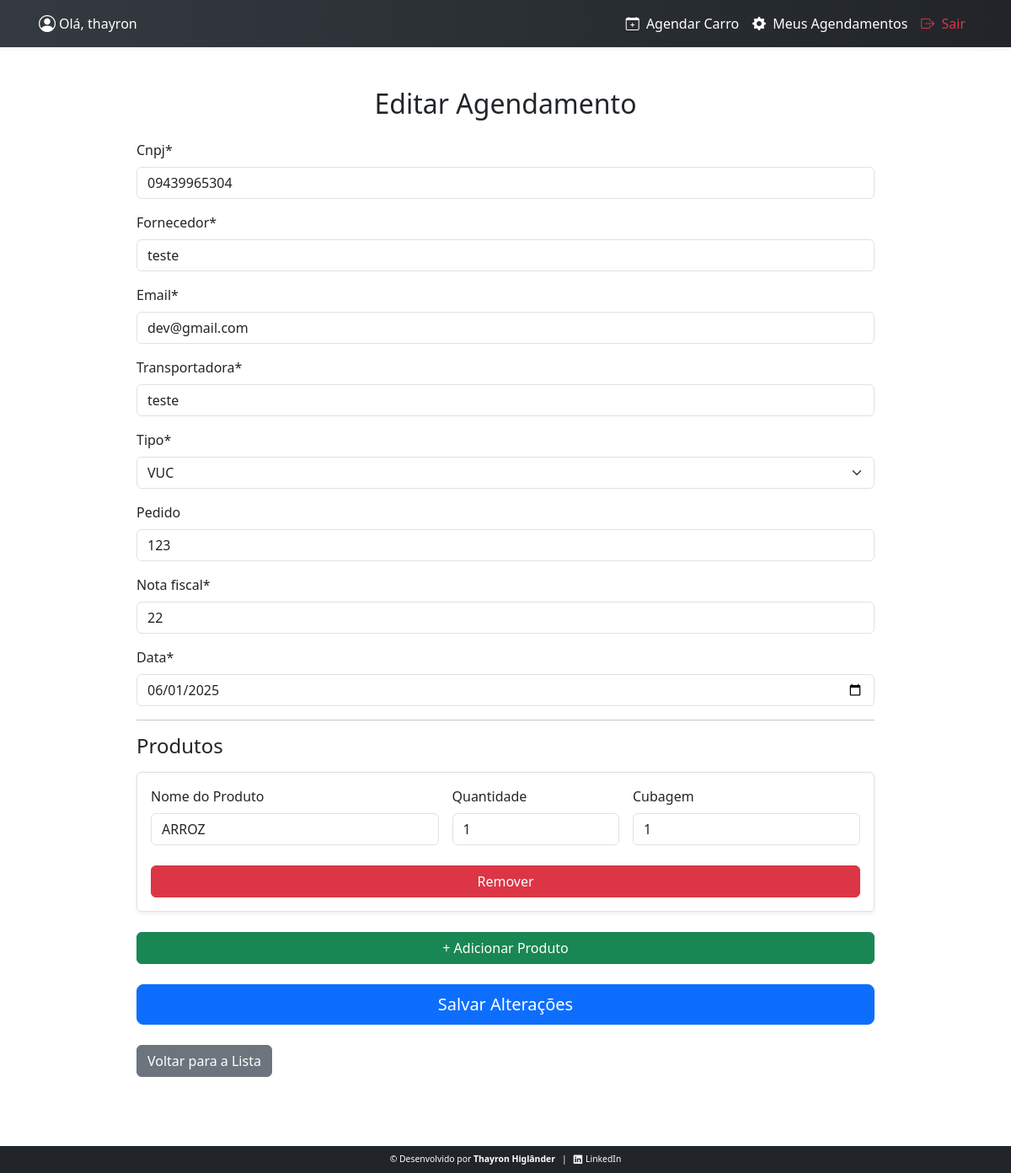
Screenshot of /agendamentos/editar/22/ (signed in) with the database file from the repository.
### usuarios/models.py (models this page shows)
class CustomUser(AbstractUser):
    is_gerente = models.BooleanField(default=False)

### agendamentos/models.py (models this page shows, shortened)
class Agendamento(models.Model):
    usuario = models.ForeignKey(settings.AUTH_USER_MODEL, on_delete=models.CASCADE)
    data_hora = models.DateTimeField()
    cnpj = models.CharField(max_length=18)
    fornecedor = models.CharField(max_length=100)
    email = models.EmailField(max_length=500)
    transportadora = models.CharField(max_length=100)
    nota_fiscal = models.CharField(max_length=100)
    pedido = models.CharField(max_length=100,null=True,blank=True)
    sem_limite_doca = models.BooleanField(default=False, verbose_name="Exceção ao limite de doca")
    GALPAO_CHOICES = [
        ('galpao1', 'galpão1'),
        ('galpao2', 'galpão2'),
        ('galpao3', 'galpão3'),
        ('galpao4', 'galpão4'),
    ]
    galpao = models.CharField("Galpão", max_length=20,choices=GALPAO_CHOICES,null=True,blank=True)
    TIPO_CARRO_CHOICES = [
        ('vuc', 'VUC'),
        ('toco', 'Toco'),
        ('truck', 'Truck'),
        ('carreta', 'Carreta'),
    ]
    tipo_carro = models.CharField("Tipo", max_length=20,choices=TIPO_CARRO_CHOICES,)
    STATUS_CHOICES = [
        ('pendente', 'Pendente'),
        ('confirmado', 'Confirmado'),
        ('cancelado', 'Cancelado'),
        ('finalizado', 'Finalizado'),
        ('atrasado', 'Atrasado'),
    ]
    status = models.CharField(max_length=20, choices=STATUS_CHOICES, default='pendente')
    criado_em = models.DateTimeField(auto_now_add=True)

class AgendamentoProduto(models.Model):
    agendamento = models.ForeignKey(
        'Agendamento',
        on_delete=models.CASCADE,
        related_name='itens'
    )
    mercadoria = models.CharField("Produto", max_length=100)
    quantidade = models.FloatField("Quantidade")
    cubagem = models.FloatField("Cubagem")

### agendamentos/views.py (the view)
# urls.py: path('agendamentos/editar/<int:id>/', views.agendamento_editar, name='agendamento_editar'),
@login_required
def agendamento_editar(request, id):
    agendamento = get_object_or_404(Agendamento, id=id)
    mensagem_erro = None
    sugestoes = None
    if request.method == 'POST':
        form = AgendamentoForm(request.POST, instance=agendamento)
        if form.is_valid():
            galpao = form.cleaned_data['galpao']
            data_hora = form.cleaned_data['data_hora']
            sem_limite_doca = form.cleaned_data.get('sem_limite_doca', False)
            disponivel, resultado = verificar_disponibilidade(
                galpao,
                data_hora.date(),
                agendamento_id=agendamento.id,
                sem_limite_doca=sem_limite_doca
            )
            if not disponivel:
                mensagem_erro = resultado['mensagem']
                sugestoes = {
                    'anterior': resultado['anterior'],
                    'posterior': resultado['posterior'],
                }
            else:
                agendamento = form.save()
                produtos = []
                i = 0
                while True:
                    nome = request.POST.get(f'produtos[{i}][nome]')
                    quantidade = request.POST.get(f'produtos[{i}][quantidade]')
                    cubagem = request.POST.get(f'produtos[{i}][cubagem]')
                    if not nome:
                        break
                    try:
                        quantidade = float(quantidade)
                        cubagem = float(cubagem)
                    except ValueError:
                        quantidade = 0.0
                        cubagem = 0.0
                    produtos.append((nome, quantidade, cubagem))
                    i += 1
                agendamento.itens.all().delete()
                for nome, quantidade, cubagem in produtos:
                    AgendamentoProduto.objects.create(
                        agendamento=agendamento,
                        mercadoria=nome,
                        quantidade=quantidade,
                        cubagem=cubagem
                    )
                if request.user.is_gerente:
                    return redirect('painel_gerente')
                else:
                    return redirect('painel_user')
    else:
        form = AgendamentoForm(instance=agendamento)
    return render(
        request,
        'agendamento/agendamento_editar.html',
        {
            'form': form,
            'agendamento': agendamento,
            'mensagem_erro': mensagem_erro,
            'sugestoes': sugestoes
        }
    )

### templates/agendamento/agendamento_editar.html (shortened to what this page needs)
{% extends 'base.html' %}
{% load crispy_forms_tags %}
{% block content %}
<div class="container mt-5 form-container">
    <h2 class="text-center mb-4">Editar Agendamento</h2>
    <form method="POST">
        {{ form.cnpj|as_crispy_field }}
        {{ form.fornecedor|as_crispy_field }}
        {{ form.email|as_crispy_field }}
        {{ form.transportadora|as_crispy_field }}
        {{ form.tipo_carro|as_crispy_field }}
        {{ form.pedido|as_crispy_field }}
        {{ form.nota_fiscal|as_crispy_field }}
        {{ form.data_hora|as_crispy_field }}
        <hr>
        <h4 class="mb-3">Produtos</h4>
        <div id="produtos">
            {% for item in agendamento.itens.all %}
            <div class="produto p-3 mb-4 border rounded bg-white shadow-sm">
                <div class="row g-3">
                    <div class="col-md-5">
                        <label class="form-label">Nome do Produto</label>
                        <input type="text" name="produtos[{{ forloop.counter0 }}][nome]" class="form-control" value="{{ item.mercadoria }}" required>
                    </div>
                    <div class="col-md-3">
                        <label class="form-label">Quantidade</label>
                        <input type="number" name="produtos[{{ forloop.counter0 }}][quantidade]" class="form-control" value="{{ item.quantidade|floatformat:'-2' }}" step="any" min="0" required>
                    </div>
                    <div class="col-md-4">
                        <label class="form-label">Cubagem</label>
                        <input type="number" name="produtos[{{ forloop.counter0 }}][cubagem]" class="form-control" value="{{ item.cubagem|floatformat:'-2' }}" step="any" min="0" required>
                    </div>
                </div>
                <div class="row mt-3 g-2">
                    <div class="col-12 d-flex justify-content-start">
                        <button type="button" class="btn btn-danger w-100" onclick="removerProduto(this)">Remover</button>
                    </div>
                </div>
            </div>
            {% endfor %}
        </div>
        <div class="mb-4">
            <button type="button" class="btn btn-success w-100" onclick="adicionarProduto()">+ Adicionar Produto</button>
        </div>
        {% if user.is_gerente %}
        <div class="d-flex justify-content-between mb-4 gap-3 flex-wrap">
            <button class="btn btn-primary btn-lg flex-grow-1" type="submit">Salvar Alterações</button>
            <a href="{% url 'cancelar_agendamento' agendamento.id %}" class="btn btn-danger btn-lg flex-grow-1">Cancelar o agendamento</a>
        </div>
        {% else %}
        <div class="d-grid mb-4">
            <button class="btn btn-primary btn-lg" type="submit">Salvar Alterações</button>
        </div>
        {% endif %}
    </form>
    {% if user.is_gerente %}
        <a href="{% url 'painel_gerente' %}" class="btn btn-secondary">Voltar para a Lista</a>
    {% else %}
        <a href="{% url 'painel_user' %}" class="btn btn-secondary">Voltar para a Lista</a>
    {% endif %}
</div>
{% endblock %}

### templates/base.html (shortened to what this page needs)
{% load static %}
<!DOCTYPE html>
<html lang="pt-br">
<head>
    <link rel="stylesheet" href="{% static 'css/styles.css' %}" />
    <link
        rel="stylesheet"
        href="https://cdn.jsdelivr.net/npm/bootstrap@5.3.0/dist/css/bootstrap.min.css"
    />
    <link
        rel="stylesheet"
        href="https://cdn.jsdelivr.net/npm/bootstrap-icons@1.10.5/font/bootstrap-icons.css"
    />
</head>
<body>
<nav class="navbar navbar-expand-lg shadow-sm">
    <div class="container position-relative">
        {% if user.is_authenticated %}
            <div class="navbar-user-left d-none d-sm-flex align-items-center position-absolute start-0 ps-3" style="top: 50%; transform: translateY(-50%); z-index: 1000;">
                <i class="bi bi-person-circle fs-5 text-white me-1"></i>
                <span class="text-white">Olá, {{ request.user }}</span>
            </div>
        {% endif %}
        <div class="collapse navbar-collapse" id="navbarNav">
            <ul class="navbar-nav ms-auto align-items-center">
                {% if user.is_authenticated %}
                    <li class="nav-item">
                        <a class="nav-link" href="{% url 'agendamento_criar' %}">
                            <i class="bi bi-calendar-plus me-1"></i> Agendar Carro
                        </a>
                    </li>
                    {% if user.is_gerente %}
                        <li class="nav-item">
                            <a class="nav-link" href="{% url 'painel_dashboard' %}">
                                <i class="bi bi-speedometer2 me-1"></i> Dashboard
                            </a>
                        </li>
                        <li class="nav-item">
                            <a class="nav-link" href="{% url 'painel_gerente' %}">
                                <i class="bi bi-gear-fill me-1"></i> Painel do Gerente
                            </a>
                        </li>
                        <li class="nav-item">
                            <a class="nav-link" href="{% url 'listar_usuarios' %}">
                                <i class="bi bi-people-fill me-1"></i> Usuários
                            </a>
                        </li>
                    {% else %}
                    <li class="nav-item">
                        <a class="nav-link" href="{% url 'painel_user' %}">
                            <i class="bi bi-gear-fill me-1"></i> Meus Agendamentos
                        </a>
                    </li>
                    {% endif %}
                    <li class="nav-item">
                        <a class="nav-link text-danger" href="{% url 'logout' %}">
                            <i class="bi bi-box-arrow-right me-1"></i> Sair
                        </a>
                    </li>
                {% else %}
                    <li class="nav-item">
                        <a class="nav-link" href="{% url 'login' %}">
                            <i class="bi bi-box-arrow-in-right me-1"></i> Entrar
                        </a>
                    </li>
                {% endif %}
            </ul>
        </div>
    </div>
</nav>
<main class="container my-4">
    {% block content %}{% endblock %}
</main>
<footer class="fixed-bottom py-2 bg-dark text-white">
    <div class="container d-flex justify-content-center align-items-center gap-2 flex-wrap">
        <span>© Desenvolvido por <strong>Thayron Higlânder</strong></span>
        <span class="text-white">|</span>
        <a href="https://www.linkedin.com/in/thayron-higlander" target="_blank" class="text-white text-decoration-none d-flex align-items-center">
            <i class="bi bi-linkedin me-1"></i> LinkedIn
        </a>
    </div>
</footer>
</body>
</html>

### staticfiles/css/styles.css (style rules this page uses)
body { padding-bottom: 90px; background-color: #f8f9fa; }
.navbar { background: linear-gradient(to right, #343a40, #212529); min-height: 56px; position: relative; padding-top: 0.3rem; padding-bottom: 0.3rem; overflow: visible; }
.navbar-brand, .nav-link, .navbar-text { font-weight: 500; color: white !important; }
.navbar .container { display: flex; align-items: center; justify-content: space-between; padding-left: 1rem; padding-right: 1rem; position: relative; }
footer { background-color: #212529; font-size: 0.65rem; color: #f8f9fa; width: 100%; position: fixed; bottom: 0; left: 0; padding: 0.3rem 0.8rem; white-space: nowrap; overflow-x: auto; }
footer a { color: #f8f9fa; text-decoration: none; }

### templates/agendamento/agendamento_editar.html (style rules this page uses)
.form-container { max-width: 900px; margin: 0 auto; }

### rows the page displays
CustomUser: user "thayron"
Agendamento: cnpj "09439965304", fornecedor "teste", email "dev@gmail.com", transportadora "teste", tipo_carro "VUC", pedido "123", nota_fiscal "22", data_hora "06/01/2025"
AgendamentoProduto: mercadoria "ARROZ", quantidade "1", cubagem "1"
